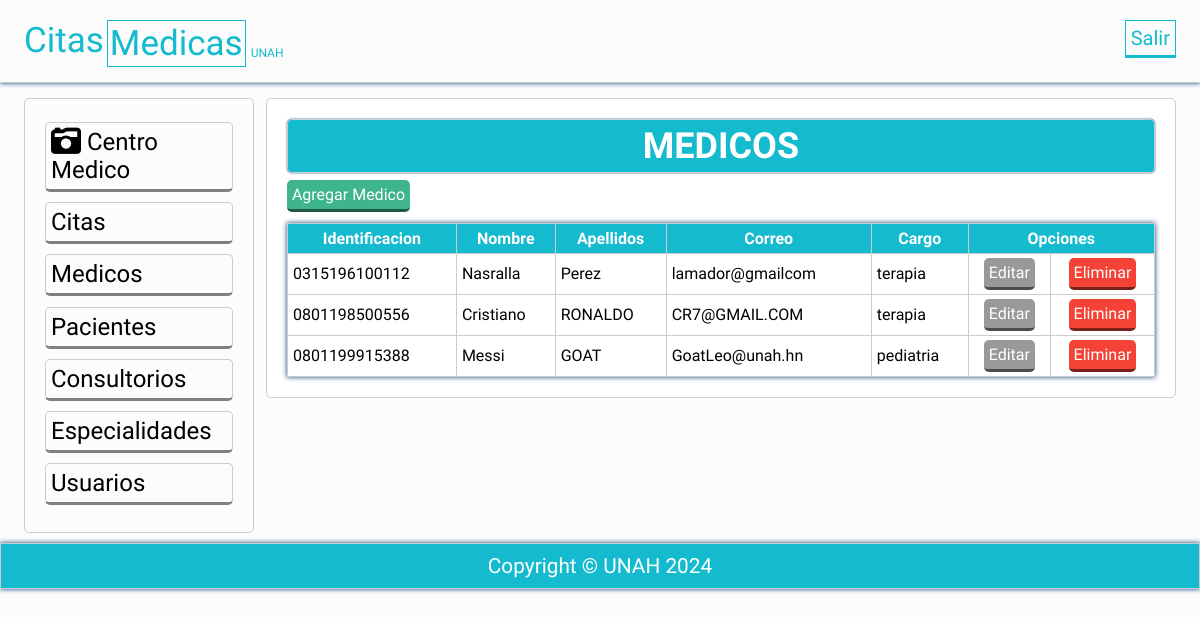
The page /vista/medicos_vista.php on the database its author committed.
### tables this page shows
CREATE TABLE `medicos` (
  `idMedico` int(11) NOT NULL,
  `medidentificacion` char(15) NOT NULL,
  `mednombres` varchar(50) NOT NULL,
  `medapellidos` varchar(50) NOT NULL,
  `medEspecialidad` varchar(50) NOT NULL,
  `medtelefono` char(15) NOT NULL,
  `medcorreo` varchar(50) NOT NULL
);

### vista/medicos_vista.php (the view, shortened to what this page needs)
<?php
try{
	$conexion = new PDO('mysql:host=localhost;dbname=centromedico','root','');
}catch(PDOException $e){
	echo "Error: ". $e->getMessage();
}
$consulta = $conexion -> prepare("
	SELECT * FROM medicos ORDER BY medidentificacion");
$consulta ->execute();
$consulta = $consulta ->fetchAll();
?>
<?php include 'plantillas/header.php'; ?>
	<section class="main">
		<div class="wrapp">
			<?php include 'plantillas/nav.php'; ?>
				<article>
					<div class="mensaje">
						<h2>MEDICOS</h2>
					</div>
						<a href="agregarmedicos.php"class="agregar">Agregar Medico</a>
						<table class="tabla">
						  <tr>
							<th>Identificacion</th>
							<th>Nombre</th>
							<th>Apellidos</th>
							<th>Correo</th>
							<th>Cargo</th>
							<th colspan ="2">Opciones</th>
						  </tr>
						<?php foreach ($consulta as $Sql): ?>
						<tr >
						<?php echo "<td class='mayusculas'>". $Sql['medidentificacion']. "</td>"; ?>
						<?php echo "<td class='mayusculas'>". $Sql['mednombres']. "</td>"; ?>
						<?php echo "<td class='mayusculas'>". $Sql['medapellidos']. "</td>"; ?>
						<?php echo "<td>". $Sql['medcorreo']. "</td>"; ?>
						<?php echo "<td >". $Sql['medEspecialidad']. "</td>"; ?>
						<?php echo "<td class='centrar'>"."<a href='actualizarmedico.php?idMedico=".$Sql['idMedico']."' class='editar'>Editar</a>". "</td>"; ?>
						<?php echo "<td class='centrar'>"."<a href='eliminar_medico.php?idMedico=".$Sql['idMedico']."' class='eliminar'>Eliminar</a>". "</td>"; ?>
						</tr>
						<?php endforeach; ?>
						</table>
				</article>
	</section>
<?php include 'plantillas/footer.php'; ?>
</body>
</html>

### css/estilos.css (style rules this page uses)
* { -webkit-box-sizing: border-box; -moz-box-sizing: border-box; box-sizing: border-box; margin:0px; padding:0px; font-family: 'Antic', sans-serif; }
body { background: rgba(0,0,0,.01); color:#000; }
.wrapp { padding: 0% 2%; width:100%; margin:auto; overflow: hidden; }
.mensaje { background: #14BACE; padding:5px; color:#fff; border-radius:5px; text-align: center; font-size: 1.5em; margin-bottom: 5px; box-shadow: 0 0px 2px #013D82 !important; }
article a { display:block; font-weight: normal; }
article { margin: 10px 0px; margin-left:1%; float: left; width: 79%; padding:20px; background: rgb(255, 255, 255); border-radius:5px; }
article,aside, .mensaje { border:1px solid #ccc; }
article a { margin: 2px 0px; display:inline-block; padding: 5px; color: white; border-radius:5px; cursor:pointer; border-bottom: 3px solid rgba(0, 0, 0,.5); width:auto; text-decoration:none; text-align:center; position: relative; }
article .agregar { background:#3FB58E; }
article .editar { background:#999; }
article .eliminar { background:#F44336; }
footer li,a { text-decoration: none; color: #fff; }
.tabla { box-shadow: 0 0px 5px #013D82 !important; width:100%; margin-top: 1%; border-collapse: collapse; }
.tabla th { background: #14BACE; padding: 5px; color:white; }
.centrar { text-align: center; }
.tabla td { padding: 2px 5px; }
.tabla td,th { border:1px solid #ccc; }
.mayusculas { text-transform: capitalize; }

### rows shown on the page
medicos: medidentificacion "0315196100112", mednombres "Nasralla", medapellidos "Perez", medcorreo "lamador@gmailcom", medEspecialidad "terapia"
medicos: medidentificacion "0801198500556", mednombres "Cristiano", medapellidos "RONALDO", medcorreo "CR7@GMAIL.COM", medEspecialidad "terapia"
medicos: medidentificacion "0801199915388", mednombres "Messi", medapellidos "GOAT", medcorreo "GoatLeo@unah.hn", medEspecialidad "pediatria"
